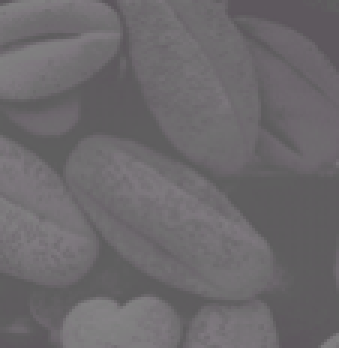
#> input picture Lab2_Convolution/imgs/Picture2.png, 113 x 116 px (shown 3 times larger)
$ jupyter execute --allow-errors lab2-std.ipynb   (shell and % lines are left out)
#> lines starting #> are read from the running program, lines starting #| are printed output that depends on the picture
### Lab2_Convolution/commonfunctions.py


import skimage.io as io
import matplotlib.pyplot as plt
import numpy as np
from skimage.exposure import histogram
from matplotlib.pyplot import bar
from skimage.color import rgb2gray,rgb2hsv

# Convolution:
from scipy.signal import convolve2d
from scipy import fftpack
import math

from skimage.util import random_noise
from skimage.filters import median
from skimage.feature import canny

from mpl_toolkits.mplot3d import Axes3D  # noqa: F401 unused import

import matplotlib.pyplot as plt
from matplotlib import cm
from matplotlib.ticker import LinearLocator, FormatStrFormatter
import numpy as np

# Edges
from skimage.filters import sobel_h, sobel, sobel_v,roberts, prewitt

# Show the figures / plots inside the notebook
def show_images(images,titles=None):
    #This function is used to show image(s) with titles by sending an array of images and an array of associated titles.
    # images[0] will be drawn with the title titles[0] if exists
    # You aren't required to understand this function, use it as-is.
    n_ims = len(images)
    if titles is None: titles = ['(%d)' % i for i in range(1,n_ims + 1)]
    fig = plt.figure()
    fig.patch.set_facecolor('xkcd:white')
    n = 1
    for image,title in zip(images,titles):
        a = fig.add_subplot(1,n_ims,n)
        if image.ndim == 2:
            plt.gray()
        plt.imshow(image)
        a.set_title(title)
        plt.axis('off')
        n += 1
    fig.set_size_inches(np.array(fig.get_size_inches()) * n_ims)
    plt.show()


def show_3d_image(img, title):
    fig = plt.figure()
    fig.set_size_inches((12,8))
    ax = fig.gca(projection='3d')

    # Make data.
    X = np.arange(0, img.shape[0], 1)
    Y = np.arange(0, img.shape[1], 1)
    X, Y = np.meshgrid(X, Y)
    Z = img[X,Y]

    # Plot the surface.
    surf = ax.plot_surface(X, Y, Z, cmap=cm.coolwarm,
                           linewidth=0, antialiased=False)

    # Customize the z axis.
    ax.set_zlim(0, 8)
    ax.zaxis.set_major_locator(LinearLocator(10))
    ax.zaxis.set_major_formatter(FormatStrFormatter('%.02f'))

    # Add a color bar which maps values to colors.
    fig.colorbar(surf, shrink=0.5, aspect=5)
    ax.set_title(title)
    plt.show()

def show_3d_image_filtering_in_freq(img, f):
    img_in_freq = fftpack.fft2(img)
    filter_in_freq = fftpack.fft2(f, img.shape)
    filtered_img_in_freq = np.multiply(img_in_freq, filter_in_freq)

    img_in_freq = fftpack.fftshift(np.log(np.abs(img_in_freq)+1))
    filtered_img_in_freq = fftpack.fftshift(np.log(np.abs(filtered_img_in_freq)+1))

    show_3d_image(img_in_freq, 'Original Image')
    show_3d_image(filtered_img_in_freq, 'Filtered Image')


# [6 lines left out: function showHist, not called in this run]

### Lab2_Convolution/lab2-std.ipynb
# Lab 2: Convolution & Discrete Fourier Transform

[cell 1]
import commonfunctions as cf # this a custom module found the commonfunctions.py
import skimage.io as io
import matplotlib.pyplot as plt
import numpy as np
from skimage.color import rgb2gray
from scipy import fftpack
from scipy.signal import convolve2d
from skimage.util import random_noise
from skimage.exposure import rescale_intensity

# Show the matlpotlib figures inside the notebook

##### Helper functions:
cf.show_images(images, titles=None)
<br>
Given a list of images and -(optionally)- a list of titles, it plots them using matplotlib with their respective titles

### Part 1
#### Understanding the Concept of Inverse DFT

In this part, we will construct matrices in the frequency domain and see how they look in the 2D space domain

[cell 2]
# This function maps matrices from frequency to space then plots them
def plot_image_from_freq(freq_domain_mat):
    inverse_fft_mat = fftpack.ifft2(freq_domain_mat) # Inverse FFT is a fast version of inverse DFT
    # Due to approximations, the returned matrix contains complex numbers
    # So, we get the magnitude to be able to plot the image
    image = np.abs(inverse_fft_mat)
    cf.show_images([image], titles=['Image in Space Domain'])

[cell 3]
# We will first try to construct a matrix in the frequency domain that makes a vertically moving ripple in the space domain

freq_domain_mat = np.zeros([21,21])
freq_domain_mat[9, 10] = 1 # The choice of the value '1' is arbitrary
freq_domain_mat[11, 10] = 1
plot_image_from_freq(freq_domain_mat)

[cell 4]
# TODO: construct a matrix in the frequency domain that makes a HORIZONTALLY moving ripple in the space domain

freq_domain_mat = np.zeros([21,21])
freq_domain_mat[10,9] = 1
freq_domain_mat[10,11] = 1
plot_image_from_freq(freq_domain_mat)

[cell 5]
# Now a ripple moving diagonally
freq_domain_mat = np.zeros([21,21])
freq_domain_mat[9, 9] = 1
freq_domain_mat[10, 10] = 1
plot_image_from_freq(freq_domain_mat)

[cell 6]
# Now a ripple moving diagonally
freq_domain_mat = np.zeros([21,21])
freq_domain_mat[8, 8] = 1
freq_domain_mat[12, 12] = 1
plot_image_from_freq(freq_domain_mat)

[cell 7]
# Now a ripple moving diagonally
freq_domain_mat = np.zeros([21,21])
freq_domain_mat[8, 12] = 1
freq_domain_mat[12, 8] = 1
plot_image_from_freq(freq_domain_mat)

[cell 8]
# Now a ripple moving 4 directions
freq_domain_mat = np.zeros([21,21])
freq_domain_mat[8, 8] = 1
freq_domain_mat[12, 12] = 1
freq_domain_mat[12, 8] = 1
freq_domain_mat[8, 12] = 1
plot_image_from_freq(freq_domain_mat)

We recommend you try to construct different matrices like the previous ones and see if their space domain representation is what you expect

### Part 2
#### Understanding Image Filtering in the Frequency Domain

In this part, we will try to alter an image by multiplying it by a filter in the frequency domain.

[cell 9]
# This function applies a filter to an image in the frequency domain
# and plots multiple images describing the process
def apply_filter_in_freq(img, f):
    img_in_freq = fftpack.fft2(img)

    # we supply the img shape here to make both the filter and img have the same shape to be able to multiply
    filter_in_freq = fftpack.fft2(f, img.shape)
    filtered_img_in_freq = np.multiply(img_in_freq, filter_in_freq)
    filtered_img = fftpack.ifft2(filtered_img_in_freq)

    cf.show_images([img,
                fftpack.fftshift(np.log(np.abs(img_in_freq)+1)), # log for better intensity scale,
                                                                 # shift to make zero freq at center
                fftpack.fftshift(np.log(np.abs(filter_in_freq)+1)),
                fftpack.fftshift(np.log(np.abs(filtered_img_in_freq)+1)),
                np.abs(filtered_img)
                ], ['Image', 'Image in Freq. Domain', 'Filter in Freq. Domain', 'Filtered Image in Freq. Domain', 'Filtered Image'])

[cell 10]
# Let's try some filters on a sample image
img = rgb2gray(io.imread('imgs/Picture2.png')[:,:,:3])
#> img: shape (116, 113) float64; min 0.344, max 0.513, mean 0.415

# This is a low pass filter (more on that in the upcoming lectures)
# if no changes in neighbors color, result will be zero (black)
f=np.array([
    [1,2,1],
    [2,4,2],
    [1,2,1]
])

apply_filter_in_freq(img, f)
#> in show_images (call 7), `n_ims = len(images)`: n_ims = 5
#> the loop in show_images (call 7), `for image,title in zip(images,titles):` made 5 passes
#> title on passes 1 to 5: 'Image', 'Image in Freq. Domain', 'Filter in Freq. Domain', 'Filtered Image in Freq. Domain', 'Filtered Image'
#> after the loop in show_images (call 7), `for image,title in zip(images,titles):`: n = 6
#> in show_images (call 7), `plt.show()`:
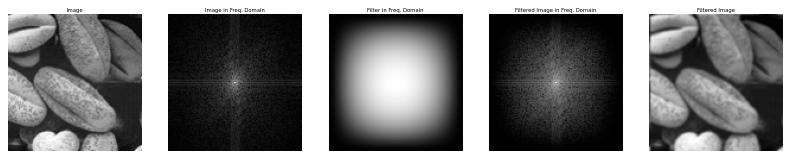
#> figure drawn by matplotlib, 5 panels

[cell 11]
# This is a high pass filter (more on that in the upcoming lectures)
# if no changes in neighbors color, result will be zero (black)
f=np.array([
    [ 0,-1, 0],
    [-1, 4,-1],
    [ 0,-1, 0]
])

apply_filter_in_freq(img, f)

#### TODO
What happened to the filtered images in the two previous examples and why?

#### Solution
- in the first example : the applied low pass filter removed high frequencies (noise , edges) by multiplying the low pass filter by the image in frequency domain = convolution in space that blures the image

- in the second example : the applied high pass filter removed low frequencies (image details) by multiplying the high pass filter by the image in frequency domain = convolution in space (edge detection)

#> (a cell that did not finish here is left out)

#> in show_3d_image_filtering_in_freq, `img_in_freq = fftpack.fftshift(np.log(np.abs(img_in_freq)+1))`:
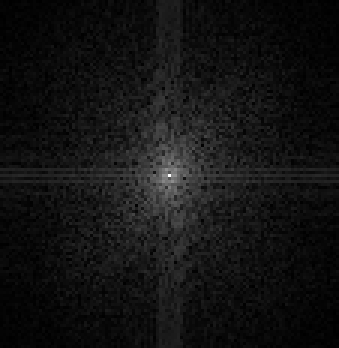
#> img_in_freq: shape (116, 113) float64 (shown 3 times larger); min 0.00367, max 8.6, mean 0.65; drawn with min black and max white
#> in show_3d_image_filtering_in_freq, `filtered_img_in_freq = fftpack.fftshift(np.log(np.abs(filtered_img_in_..`:
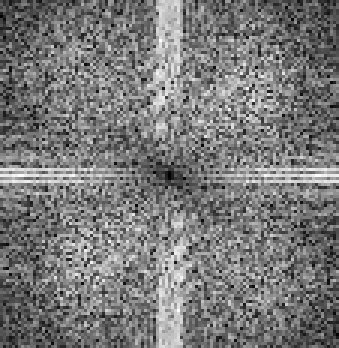
#> filtered_img_in_freq: shape (116, 113) float64 (shown 3 times larger); min 0, max 2.51, mean 1.19; drawn with min black and max white

### Part 3
#### Understanding Image Filtering in the Space Domain Through Convolution

In this part, you are required to convolve a couple of filters on imgs/bird.jpg which are shown in the next figure.

</img>

#### Functions you might need:
-> convolve2d(img, f), for documentation: <br>

Visit this link (https://docs.scipy.org/doc/scipy/reference/generated/scipy.signal.convolve2d.html)
<br>
Or
<br>
Press shift+tab after writing 'convolve2d' in a code cell

-> random_noise(img, mode) (https://scikit-image.org/docs/dev/api/skimage.util.html#skimage.util.random_noise)

[cell 13]
# TODO: Read an image and convert it to grayscale
img = rgb2gray(io.imread('imgs/bird.jpg'))
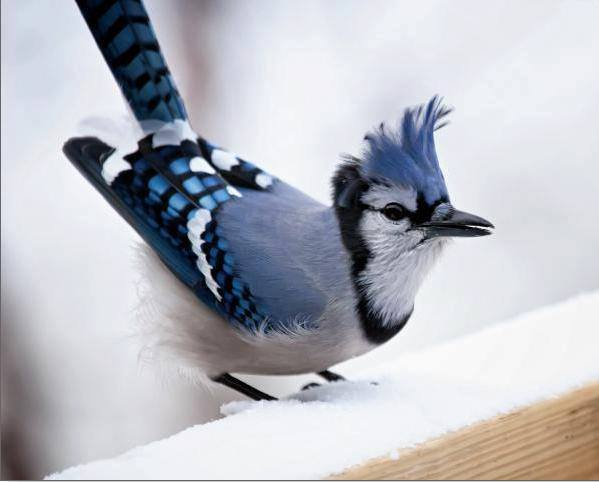
#> input picture Lab2_Convolution/imgs/bird.jpg, 599 x 482 px
#> img: shape (482, 599) float64; min 0, max 0.999, mean 0.729

# TODO: Apply noise to the image and save it in another variable
noisy_img = random_noise(img,mode="s&p",amount = 0.3)
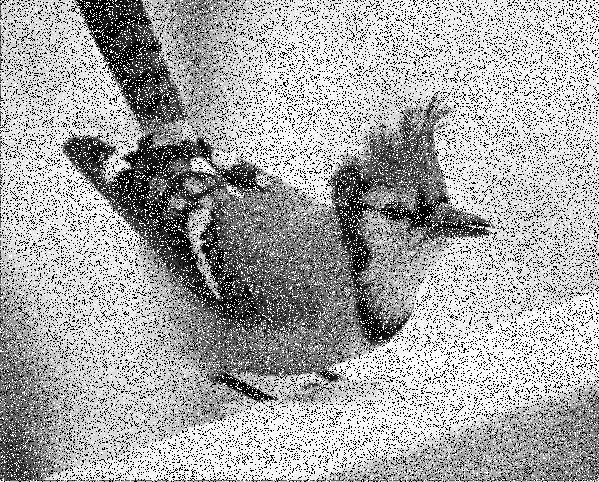
#> noisy_img: shape (482, 599) float64; min 0, max 1, mean 0.661

# TODO: Construct the required filters (hint: you can do it as we did in the previous part)
f1 = 1/9*np.ones([3,3])

# edge detection (if no difference in color in all directions result will be zero)
f2 = np.array([
    [ 1, 1, 1],
    [ 1, -8, 1],
    [ 1, 1, 1]
])

# horizontal edge detection (if no difference in color in horizontal direction result will be zero)
f3 = np.array([
    [ 1, 1, 1],
    [ 0, 0, 0],
    [ -1, -1, -1]
])

# vertical edge detection (if no difference in color in vertical direction result will be zero)
f4 = np.array([
    [ 1, 0, -1],
    [ 1, 0, -1],
    [ 1, 0, -1]
])

# TODO: Convolve the noisy image with f1 and the rest of the filters with the original image
img_f1 = convolve2d(noisy_img,f1)
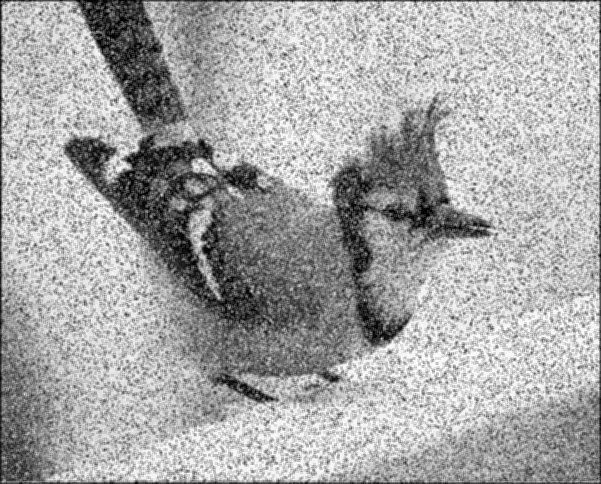
#> img_f1: shape (484, 601) float64; min 0, max 0.992, mean 0.656
img_f2 = convolve2d(img,f2)
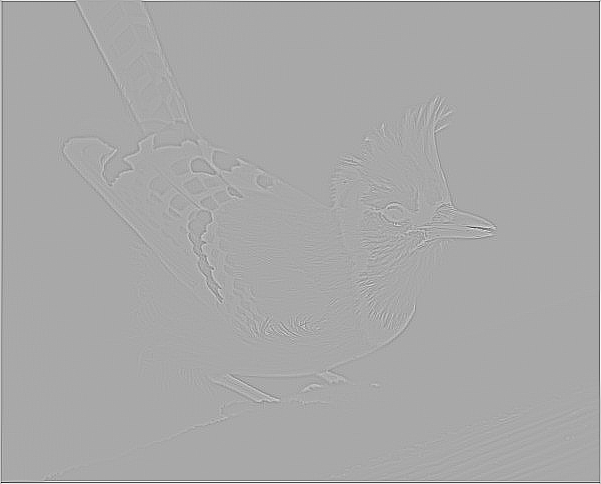
#> img_f2: shape (484, 601) float64; min -5.94, max 3.04, mean -1.18e-17; drawn with min black and max white
img_f3 = convolve2d(img,f3)
img_f4 = convolve2d(img,f4)
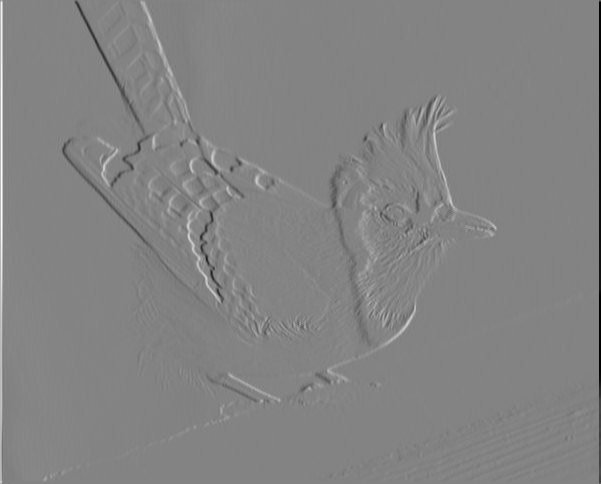
#> img_f4: shape (484, 601) float64; min -2.91, max 2.73, mean 2.38e-19; drawn with min black and max white


# Show the images
cf.show_images([rescale_intensity(x, in_range=(0.0,1.0), out_range=(0, 255)) for x in [img,noisy_img, img_f1,img_f2,img_f3,img_f4]],['Original','Noisy Image', 'Filtered 1','Filtered 2','Filtered 3','Filtered 4'])
#> the loop in show_images (call 9), `for image,title in zip(images,titles):` made 6 passes
#> title on passes 1 to 6: 'Original', 'Noisy Image', 'Filtered 1', 'Filtered 2', 'Filtered 3', 'Filtered 4'
#> after the loop in show_images (call 9), `for image,title in zip(images,titles):`: n = 7
#> in show_images (call 9), `plt.show()`:
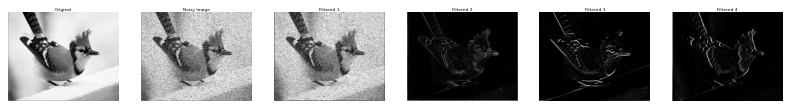
#> figure drawn by matplotlib, 6 panels

[cell 14]
cf.show_images([rescale_intensity(x, in_range=(0.0,1.0), out_range=(0, 255)) for x in [img_f3+img_f4]],['img_f3+img_f4'])
#> in show_images (call 10), `n_ims = len(images)`: n_ims = 1
#> the loop in show_images (call 10), `for image,title in zip(images,titles):` made 1 pass
#> after the loop in show_images (call 10), `for image,title in zip(images,titles):`: n = 2
#> in show_images (call 10), `plt.show()`:
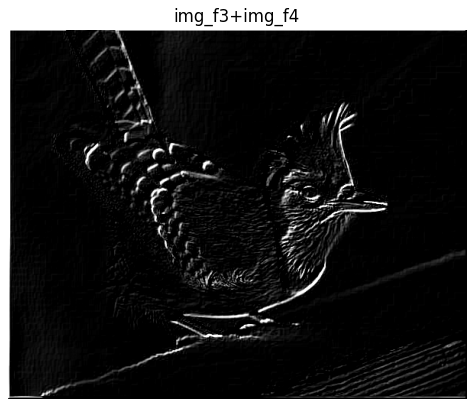
#> figure drawn by matplotlib, 1 panel
